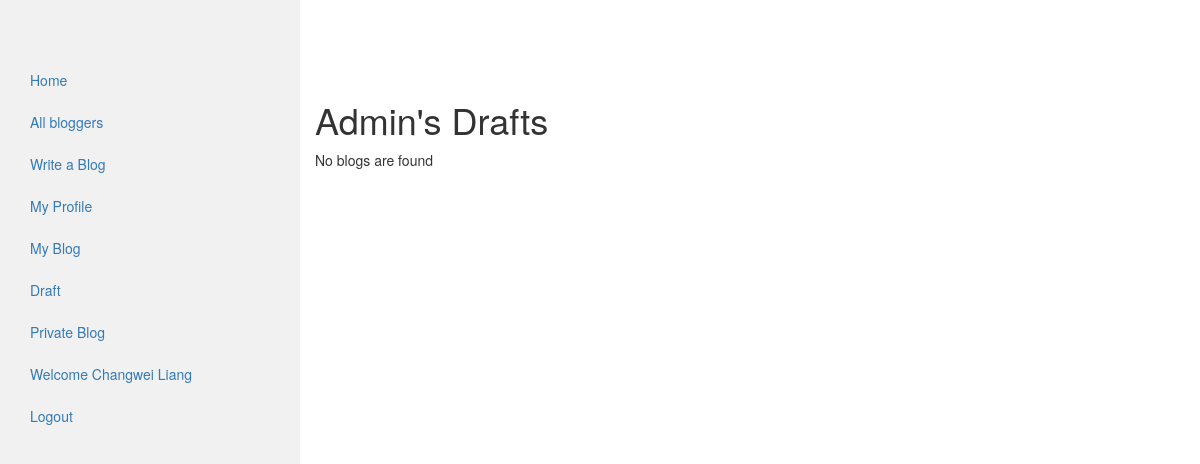
The page /draft/ (signed in) on the database its author committed.
### my_auth/models.py (models this page shows)
class User(auth_models.AbstractUser):
    email = models.EmailField(_('email address'), unique=True)

### blog/views.py (the view)
# urls.py: url(r'^draft/$', views.DraftBlog.as_view(), name='draft_blog'),
class DraftBlog(LoginRequiredMixin, MyPaginatedBlogListView):
    model = models.MyPost
    login_url = 'auth:login'
    template_name = 'blog/draft_list.html'
    paginate_by = 5
    context_object_name = 'blog_list'
    def get_queryset(self):
        return models.MyPost.objects.filter(author__username=self.request.user.username,
                                              is_draft=True, is_private=False).order_by('-published_time')

### blog/utils.py (called while the page is built, shortened)
def my_paginator_style(paginator, page, context, pages_num_2b_shown):
    context['multiple_page_series_to_show'] = 0
    return context

### blog/views.py (called while the page is built)
    def get_context_data(self, **kwargs):
        context = super(ListView, self).get_context_data(**kwargs)
        queryset = self.get_queryset()
        paginator, page, queryset, is_paginated = self.paginate_queryset(queryset, self.get_paginate_by(queryset))
        context = my_paginator_style(paginator, page, context, pages_num_2b_shown=5)
        return context

### blog/templates/blog/draft_list.html (shortened to what this page needs)
<!DOCTYPE html>
<html lang="en">
{% extends 'blog/base.html' %}
{% load blog_tag %}
{% block content %}
<h1>{{ user.username|title }}'s Drafts</h1>
{% if blog_list %}
    {% for blog in blog_list %}
        <li><a href="{{ blog.get_absolute_url }}">{{ blog.title }}</a>({{ blog.published_time }})
            -------{% real_name_or_username blog %}</li>
    {% endfor %}
{% else %}
    <p>No blogs are found</p>
{% endif %}
{% include "blog/pagination.html" %}
{% endblock %}

### blog/templates/blog/base.html (shortened to what this page needs)
<!DOCTYPE html>
<html lang="en">
{% load blog_tag %}
<head>
  <link rel="stylesheet" href="https://maxcdn.bootstrapcdn.com/bootstrap/3.3.7/css/bootstrap.min.css">
</head>
<body>
  <div class="container-fluid">
    <div class="row content">
      {% block sidebar %}
      <div class="col-sm-3 sidenav">
      <ul class="nav nav-pills nav-stacked">
          <li class=""><a href="{% url 'blog:homepage' %}">Home</a></li>
          <li><a href="{% url 'blog:blogger' %}">All bloggers</a></li>
          {% if user.is_authenticated %}
                <li><a href="{% url 'blog:create_blog' %}">Write a Blog</a></li>
                <li><a href="">My Profile</a></li>
                <li><a href="{% url 'blog:my_blog' %}">My Blog</a></li>
                <li><a href="{% url 'blog:draft_blog' %}">Draft</a></li>
                <li><a href="{% url 'blog:private_blog' %}">Private Blog</a></li>
                <li><a href="">Welcome {{ user.first_name }} {{ user.last_name }}</a></li>
                <li><a href="{% url 'auth:logout' %}">Logout</a></li>
          {% else %}
                <li><a href="{% url 'auth:login' %}">Login</a></li>
          {% endif %}
      </ul>
      {% endblock %}
      </div>
    <div class="col-sm-9 ">
      {% block content %}{% endblock %}
    </div>
    </div>
  </div>
</body>
</html>

### blog/templates/blog/base.html (style rules this page uses)
.row.content { height: 1500px }
.sidenav { background-color: #f1f1f1; height: 100%; }

### rows shown on the page
User: first_name "Changwei", last_name "Liang", username "Admin"
